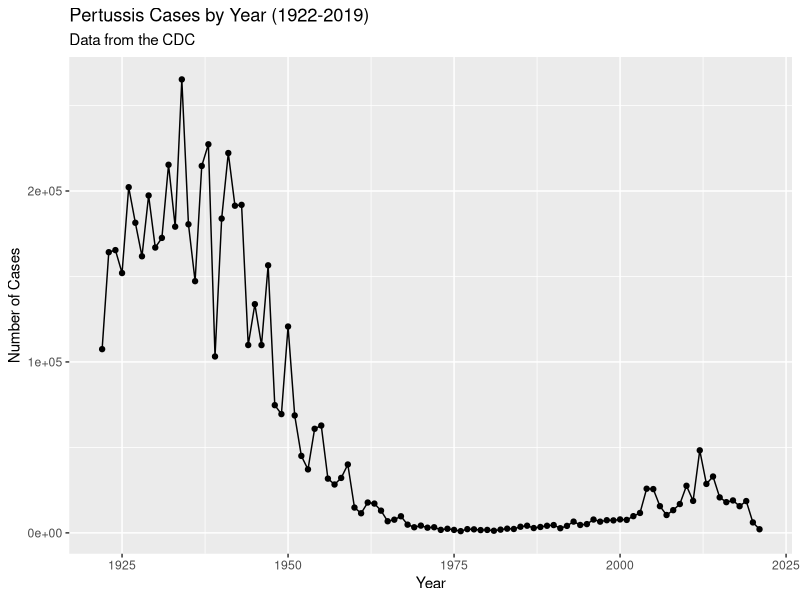
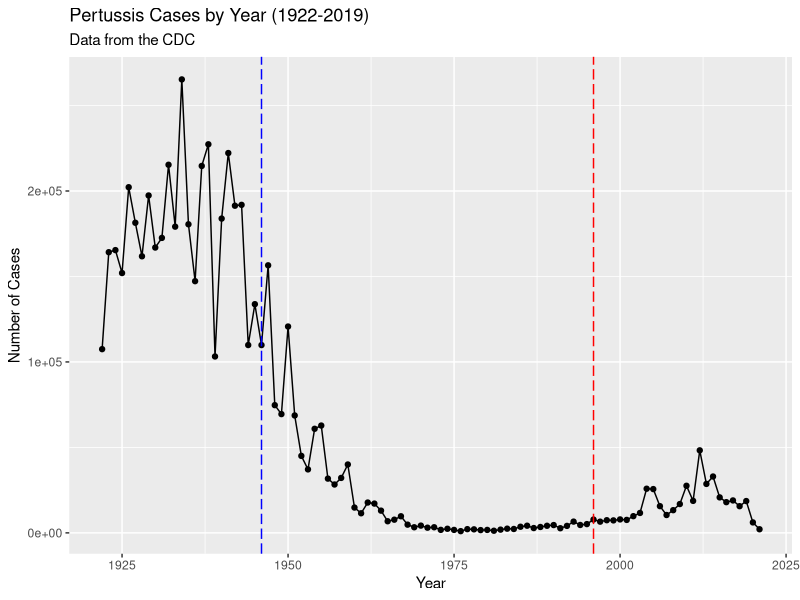

Reproduce these figures in R, in order. (Note: this script raises an error after producing the figures.)
## ---- chunk 1
library(xml2)
cdc_table <- read_xml('<table class="table table-bordered table-striped opt-in show-more-div-234">
<caption class="sr-only">table shows reported pertussis cases in the United States since 1922</caption>

<tbody>
<tr class="expanded">
<th scope="row">1922</th>
<td>107,473</td>
</tr>
<tr class="expanded">
<th scope="row">1923</th>
<td>164,191</td>
</tr>
<tr class="expanded">
<th scope="row">1924</th>
<td>165,418</td>
</tr>
<tr class="expanded">
<th scope="row">1925</th>
<td>152,003</td>
</tr>
<tr class="expanded faded">
<th scope="row">1926</th>
<td>202,210</td>
</tr>
<tr>
<th scope="row">1927</th>
<td>181,411</td>
</tr>
<tr>
<th scope="row">1928</th>
<td>161,799</td>
</tr>
<tr>
<th scope="row">1929</th>
<td>197,371</td>
</tr>
<tr>
<th scope="row">1930</th>
<td>166,914</td>
</tr>
<tr>
<th scope="row">1931</th>
<td>172,559</td>
</tr>
<tr>
<th scope="row">1932</th>
<td>215,343</td>
</tr>
<tr>
<th scope="row">1933</th>
<td>179,135</td>
</tr>
<tr>
<th scope="row">1934</th>
<td>265,269</td>
</tr>
<tr>
<th scope="row">1935</th>
<td>180,518</td>
</tr>
<tr>
<th scope="row">1936</th>
<td>147,237</td>
</tr>
<tr>
<th scope="row">1937</th>
<td>214,652</td>
</tr>
<tr>
<th scope="row">1938</th>
<td>227,319</td>
</tr>
<tr>
<th scope="row">1939</th>
<td>103,188</td>
</tr>
<tr>
<th scope="row">1940</th>
<td>183,866</td>
</tr>
<tr>
<th scope="row">1941</th>
<td>222,202</td>
</tr>
<tr>
<th scope="row">1942</th>
<td>191,383</td>
</tr>
<tr>
<th scope="row">1943</th>
<td>191,890</td>
</tr>
<tr>
<th scope="row">1944</th>
<td>109,873</td>
</tr>
<tr>
<th scope="row">1945</th>
<td>133,792</td>
</tr>
<tr>
<th scope="row">1946</th>
<td>109,860</td>
</tr>
<tr>
<th scope="row">1947</th>
<td>156,517</td>
</tr>
<tr>
<th scope="row">1948</th>
<td>74,715</td>
</tr>
<tr>
<th scope="row">1949</th>
<td>69,479</td>
</tr>
<tr>
<th scope="row">1950</th>
<td>120,718</td>
</tr>
<tr>
<th scope="row">1951</th>
<td>68,687</td>
</tr>
<tr>
<th scope="row">1952</th>
<td>45,030</td>
</tr>
<tr>
<th scope="row">1953</th>
<td>37,129</td>
</tr>
<tr>
<th scope="row">1954</th>
<td>60,886</td>
</tr>
<tr>
<th scope="row">1955</th>
<td>62,786</td>
</tr>
<tr>
<th scope="row">1956</th>
<td>31,732</td>
</tr>
<tr>
<th scope="row">1957</th>
<td>28,295</td>
</tr>
<tr>
<th scope="row">1958</th>
<td>32,148</td>
</tr>
<tr>
<th scope="row">1959</th>
<td>40,005</td>
</tr>
<tr>
<th scope="row">1960</th>
<td>14,809</td>
</tr>
<tr>
<th scope="row">1961</th>
<td>11,468</td>
</tr>
<tr>
<th scope="row">1962</th>
<td>17,749</td>
</tr>
<tr>
<th scope="row">1963</th>
<td>17,135</td>
</tr>
<tr>
<th scope="row">1964</th>
<td>13,005</td>
</tr>
<tr>
<th scope="row">1965</th>
<td>6,799</td>
</tr>
<tr>
<th scope="row">1966</th>
<td>7,717</td>
</tr>
<tr>
<th scope="row">1967</th>
<td>9,718</td>
</tr>
<tr>
<th scope="row">1968</th>
<td>4,810</td>
</tr>
<tr>
<th scope="row">1969</th>
<td>3,285</td>
</tr>
<tr>
<th scope="row">1970</th>
<td>4,249</td>
</tr>
<tr>
<th scope="row">1971</th>
<td>3,036</td>
</tr>
<tr>
<th scope="row">1972</th>
<td>3,287</td>
</tr>
<tr>
<th scope="row">1973</th>
<td>1,759</td>
</tr>
<tr>
<th scope="row">1974</th>
<td>2,402</td>
</tr>
<tr>
<th scope="row">1975</th>
<td>1,738</td>
</tr>
<tr>
<th scope="row">1976</th>
<td>1,010</td>
</tr>
<tr>
<th scope="row">1977</th>
<td>2,177</td>
</tr>
<tr>
<th scope="row">1978</th>
<td>2,063</td>
</tr>
<tr>
<th scope="row">1979</th>
<td>1,623</td>
</tr>
<tr>
<th scope="row">1980</th>
<td>1,730</td>
</tr>
<tr>
<th scope="row">1981</th>
<td>1,248</td>
</tr>
<tr>
<th scope="row">1982</th>
<td>1,895</td>
</tr>
<tr>
<th scope="row">1983</th>
<td>2,463</td>
</tr>
<tr>
<th scope="row">1984</th>
<td>2,276</td>
</tr>
<tr>
<th scope="row">1985</th>
<td>3,589</td>
</tr>
<tr>
<th scope="row">1986</th>
<td>4,195</td>
</tr>
<tr>
<th scope="row">1987</th>
<td>2,823</td>
</tr>
<tr>
<th scope="row">1988</th>
<td>3,450</td>
</tr>
<tr>
<th scope="row">1989</th>
<td>4,157</td>
</tr>
<tr>
<th scope="row">1990</th>
<td>4,570</td>
</tr>
<tr>
<th scope="row">1991</th>
<td>2,719</td>
</tr>
<tr>
<th scope="row">1992</th>
<td>4,083</td>
</tr>
<tr>
<th scope="row">1993</th>
<td>6,586</td>
</tr>
<tr>
<th scope="row">1994</th>
<td>4,617</td>
</tr>
<tr>
<th scope="row">1995</th>
<td>5,137</td>
</tr>
<tr>
<th scope="row">1996</th>
<td>7,796</td>
</tr>
<tr>
<th scope="row">1997</th>
<td>6,564</td>
</tr>
<tr>
<th scope="row">1998</th>
<td>7,405</td>
</tr>
<tr>
<th scope="row">1999</th>
<td>7,298</td>
</tr>
<tr>
<th scope="row">2000</th>
<td>7,867</td>
</tr>
<tr>
<th scope="row">2001</th>
<td>7,580</td>
</tr>
<tr>
<th scope="row">2002</th>
<td>9,771</td>
</tr>
<tr>
<th scope="row">2003</th>
<td>11,647</td>
</tr>
<tr>
<th scope="row">2004</th>
<td>25,827</td>
</tr>
<tr>
<th scope="row">2005</th>
<td>25,616</td>
</tr>
<tr>
<th scope="row">2006</th>
<td>15,632</td>
</tr>
<tr>
<th scope="row">2007</th>
<td>10,454</td>
</tr>
<tr>
<th scope="row">2008</th>
<td>13,278</td>
</tr>
<tr>
<th scope="row">2009</th>
<td>16,858</td>
</tr>
<tr>
<th scope="row">2010</th>
<td>27,550</td>
</tr>
<tr>
<th scope="row">2011</th>
<td>18,719</td>
</tr>
<tr>
<th scope="row">2012</th>
<td>48,277</td>
</tr>
<tr>
<th scope="row">2013</th>
<td>28,639</td>
</tr>
<tr>
<th scope="row">2014</th>
<td>32,971</td>
</tr>
<tr>
<th scope="row">2015</th>
<td>20,762</td>
</tr>
<tr>
<th scope="row">2016</th>
<td>17,972</td>
</tr>
<tr>
<th scope="row">2017</th>
<td>18,975</td>
</tr>
<tr>
<th scope="row">2018</th>
<td>15,609</td>
</tr>
<tr>
<th scope="row">2019</th>
<td>18,617</td>
</tr>
<tr>
<th scope="row">2020</th>
<td>6,124</td>
</tr>
<tr>
<th scope="row">2021</th>
<td>2,116</td>
</tr>
</tbody>
</table>') # import the data from CDC website
## ---- chunk 2
pertussis_year <- xml_text(xml_find_all(cdc_table, xpath = "//th"))
pertussis_data <- xml_text(xml_find_all(cdc_table, xpath = "//td"))
cdc <- data.frame(Year = as.numeric(pertussis_year), Cases = as.numeric(gsub(",","",pertussis_data)))
head(cdc)
## ---- chunk 3
library(ggplot2)
base <- ggplot(cdc) +
  aes(Year, Cases) +
  geom_point() +
  geom_line() +
  labs(x= "Year", y= "Number of Cases", title = "Pertussis Cases by Year (1922-2019)", subtitle = "Data from the CDC")
base
## ---- chunk 4
base + geom_vline(xintercept= 1946, col = "blue", linetype=5) + 
  geom_vline(xintercept = 1996, col= "red", linetype= 5)
## ---- chunk 5
library(jsonlite)

subject <- read_json("http://cmi-pb.org/api/subject", simplifyVector = TRUE)
head(subject, 3)
## ---- chunk 6
table(subject$infancy_vac)
## ---- chunk 7
table(subject$biological_sex)
## ---- chunk 8
table(subject$race, subject$biological_sex)
## ---- chunk 9
library(lubridate)
# Use todays date to calculate age in days
subject$age <- today() - ymd(subject$year_of_birth)
head(subject)
## ---- chunk 10
library(dplyr)
ap <- subject %>% filter(infancy_vac == "aP")
round(summary(time_length(ap$age, "years")))
wp <- subject %>% filter(infancy_vac == "wP")
round(summary(time_length(wp$age, "years")))

t.test(ap$age, wp$age)
## ---- chunk 11
int <- ymd(subject$date_of_boost) - ymd(subject$year_of_birth)
age_at_boost <- time_length(int, "year")
head(age_at_boost)
## ---- chunk 12
ggplot(subject) +
  aes(time_length(age, "year"),
      fill=as.factor(infancy_vac)) +
  geom_histogram(show.legend=FALSE) +
  facet_wrap(vars(infancy_vac), nrow=2) +
  xlab("Age in years")
## ---- chunk 13
# Complete the API URLs...
specimen <- read_json("http://cmi-pb.org/api/specimen", simplifyVector = TRUE) 
titer <- read_json("http://cmi-pb.org/api/ab_titer", simplifyVector = TRUE) 
## ---- chunk 14
meta <- inner_join(specimen, subject)
dim(meta)
head(meta)
## ---- chunk 15
abdata <- inner_join(titer, meta)
dim(abdata)
## ---- chunk 16
table(abdata$isotype)
## ---- chunk 17
table(abdata$visit)
## ---- chunk 18
ig1 <- abdata %>% filter(isotype == "IgG1", visit!=8)
head(ig1)
## ---- chunk 19
ggplot(ig1) +
  aes(MFI, antigen) +
  geom_boxplot() + 
  facet_wrap(vars(visit), nrow=2)
## ---- chunk 20
ggplot(ig1) +
  aes(MFI, antigen, col=infancy_vac ) +
  geom_boxplot(show.legend = FALSE) + 
  facet_wrap(vars(visit), nrow=2) +
  theme_bw()
## ---- chunk 21
ggplot(ig1) +
  aes(MFI, antigen, col=infancy_vac ) +
  geom_boxplot(show.legend = FALSE) + 
  facet_wrap(vars(infancy_vac, visit), nrow=2)

## ---- chunk 22
filter(ig1, antigen=="Measles") %>%
  ggplot() +
  aes(MFI, col=infancy_vac) +
  geom_boxplot(show.legend = FALSE) +
  facet_wrap(vars(visit)) +
  theme_bw()
## ---- chunk 23
filter(ig1, antigen== "FIM2/3") %>%
  ggplot() +
  aes(MFI, col=infancy_vac) +
  geom_boxplot(show.legend = TRUE) +
  facet_wrap(vars(visit)) +
  theme_bw()
## ---- chunk 24
url <- "https://www.cmi-pb.org/api/v2/rnaseq?versioned_ensembl_gene_id=eq.ENSG00000211896.7"
rna <- read_json(url, simplifyVector = TRUE) 
meta <- inner_join(specimen, subject)
ssrna <- inner_join(rna, meta)
## ---- chunk 25
ggplot(ssrna) +
  aes(visit, tpm, group=subject_id) +
  geom_point() +
  geom_line(alpha=0.2)
## ---- chunk 26
ggplot(ssrna) +
  aes(tpm, col=infancy_vac) +
  geom_boxplot() +
  facet_wrap(vars(visit))
## ---- chunk 27
ssrna %>%  
  filter(visit==4) %>% 
  ggplot() +
    aes(tpm, col=infancy_vac) + geom_density() + 
    geom_rug() 
